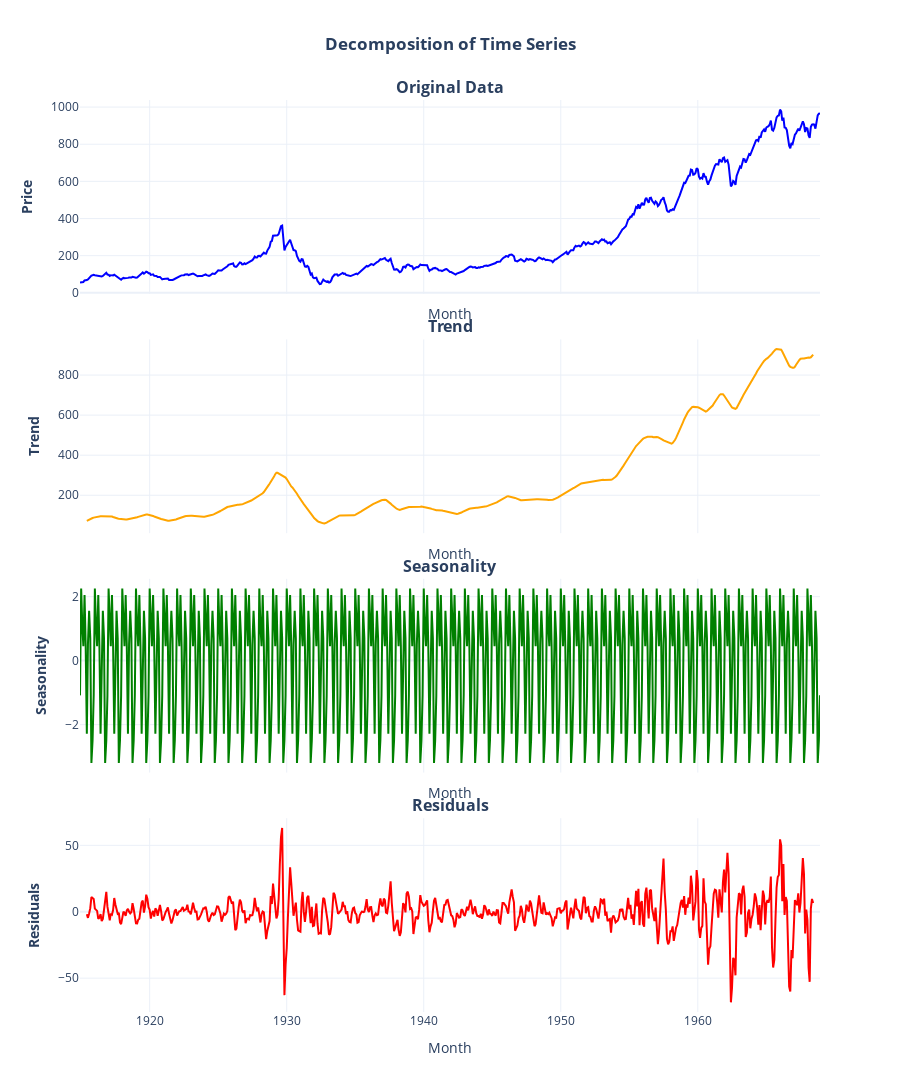

The notebook cell this image was saved under:
### Markdown cell above
### **statsmodels.tsa.seasonal.seasonal_decompose**

### Code cell
import plotly.graph_objects as go
from plotly.subplots import make_subplots
from statsmodels.tsa.seasonal import seasonal_decompose

# Decompose the time series using the additive method
decomposition = seasonal_decompose(x=dowjones_df[["Price"]], model="additive")

trend = decomposition.trend
seasonal = decomposition.seasonal
residual = decomposition.resid

# Create a subplot for the decomposition components
fig = make_subplots(
    rows=4,
    cols=1,
    shared_xaxes=True,
    vertical_spacing=0.05,
    subplot_titles=(
        "<b>Original Data</b>",
        "<b>Trend</b>",
        "<b>Seasonality</b>",
        "<b>Residuals</b>",
    ),
)

# Original data
fig.add_trace(
    go.Scatter(
        x=dowjones_df.index,
        y=dowjones_df["Price"],
        mode="lines",
        name="Original",
        line=dict(color="blue"),
    ),
    row=1,
    col=1,
)

# Trend
fig.add_trace(
    go.Scatter(
        x=dowjones_df.index, y=trend, mode="lines", name="Trend", line=dict(color="orange")
    ),
    row=2,
    col=1,
)

# Seasonal
fig.add_trace(
    go.Scatter(
        x=dowjones_df.index, y=seasonal, mode="lines", name="Seasonality", line=dict(color="green")
    ),
    row=3,
    col=1,
)

# Residuals
fig.add_trace(
    go.Scatter(
        x=dowjones_df.index, y=residual, mode="lines", name="Residuals", line=dict(color="red")
    ),
    row=4,
    col=1,
)

# Update the layout for better visuals
fig.update_layout(
    title={
        "text": "<b>Decomposition of Time Series</b>",
        "x": 0.5,
        "xanchor": "center",
    },  # Center and bold title
    height=2050,
    width=900,  # Adjust dimensions
    showlegend=False,  # Disable legends for individual subplots
    template="plotly_white",
    xaxis_showgrid=True,
    yaxis_showgrid=True,
    hovermode="x unified",
)

# Update x-axis for all subplots
fig.update_xaxes(title_text="Month", showgrid=True)

# Update y-axes titles
fig.update_yaxes(title_text="<b>Price</b>", row=1, col=1)
fig.update_yaxes(title_text="<b>Trend</b>", row=2, col=1)
fig.update_yaxes(title_text="<b>Seasonality</b>", row=3, col=1)
fig.update_yaxes(title_text="<b>Residuals</b>", row=4, col=1)

# Show plot
fig.show()

### Figure 1 — Plotly figure (JSON) as saved in the notebook; plotly's stock layout.template omitted (floating-point values rounded to 4 significant figures; data arrays with more than 128 entries replaced by an {"elided": "..."} marker saying what was removed)
{"data": [{"line": {"color": "blue"}, "mode": "lines", "name": "Original", "type": "scatter", "x": {"elided": "649 str values"}, "xaxis": "x", "y": {"elided": "649 float values"}, "yaxis": "y"}, {"line": {"color": "orange"}, "mode": "lines", "name": "Trend", "type": "scatter", "x": {"elided": "649 str values"}, "xaxis": "x2", "y": {"elided": "649 float values"}, "yaxis": "y2"}, {"line": {"color": "green"}, "mode": "lines", "name": "Seasonality", "type": "scatter", "x": {"elided": "649 str values"}, "xaxis": "x3", "y": {"elided": "649 float values"}, "yaxis": "y3"}, {"line": {"color": "red"}, "mode": "lines", "name": "Residuals", "type": "scatter", "x": {"elided": "649 str values"}, "xaxis": "x4", "y": {"elided": "649 float values"}, "yaxis": "y4"}], "layout": {"annotations": [{"font": {"size": 16}, "showarrow": false, "text": "<b>Original Data</b>", "x": 0.5, "xanchor": "center", "xref": "paper", "y": 1, "yanchor": "bottom", "yref": "paper"}, {"font": {"size": 16}, "showarrow": false, "text": "<b>Trend</b>", "x": 0.5, "xanchor": "center", "xref": "paper", "y": 0.7375, "yanchor": "bottom", "yref": "paper"}, {"font": {"size": 16}, "showarrow": false, "text": "<b>Seasonality</b>", "x": 0.5, "xanchor": "center", "xref": "paper", "y": 0.475, "yanchor": "bottom", "yref": "paper"}, {"font": {"size": 16}, "showarrow": false, "text": "<b>Residuals</b>", "x": 0.5, "xanchor": "center", "xref": "paper", "y": 0.2125, "yanchor": "bottom", "yref": "paper"}], "height": 2050, "hovermode": "x unified", "showlegend": false, "title": {"text": "<b>Decomposition of Time Series</b>", "x": 0.5, "xanchor": "center"}, "width": 900, "xaxis": {"anchor": "y", "domain": [0, 1], "matches": "x4", "showgrid": true, "showticklabels": false, "title": {"text": "Month"}}, "xaxis2": {"anchor": "y2", "domain": [0, 1], "matches": "x4", "showgrid": true, "showticklabels": false, "title": {"text": "Month"}}, "xaxis3": {"anchor": "y3", "domain": [0, 1], "matches": "x4", "showgrid": true, "showticklabels": false, "title": {"text": "Month"}}, "xaxis4": {"anchor": "y4", "domain": [0, 1], "showgrid": true, "title": {"text": "Month"}}, "yaxis": {"anchor": "x", "domain": [0.7875, 1], "showgrid": true, "title": {"text": "<b>Price</b>"}}, "yaxis2": {"anchor": "x2", "domain": [0.525, 0.7375], "title": {"text": "<b>Trend</b>"}}, "yaxis3": {"anchor": "x3", "domain": [0.2625, 0.475], "title": {"text": "<b>Seasonality</b>"}}, "yaxis4": {"anchor": "x4", "domain": [0, 0.2125], "title": {"text": "<b>Residuals</b>"}}}}
